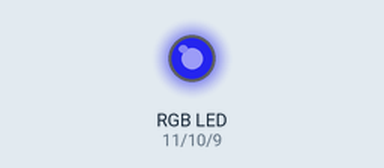
This sketch was run on a simulated Arduino Uno, built with avr-gcc and run on an emulated ATmega328P. Shown: an RGB LED mixed from three pins (HIGH = lit).

Above: at 0.1 s.
Timing chart, 0 to 1.6 s (numbered marks = the images above):
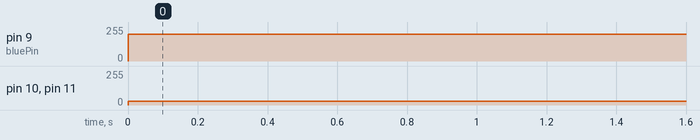

Measured:
- by itself, pin 9 (bluePin): 0/255 → 200/255 at 0.00 s
- by itself, pin 10 (greenPin), pin 11 (redPin): 0/255 → 30/255 at 0.00 s

The sketch:

rgb2.ino
```cpp
/*
  ------------------------------
 | weSTEM High School Conference |
 | Arduino RGB Workshop - Part 2 |
  ------------------------------

 This series demonstrates how to build a very simple RGB full color LED module
 circuit and how to program the module using the Arduino microcontroller.

 We can program the LED to display any color that we want, by controlling which of
 the 3 pins (red, green or blue) of the RGB LED allow current to power the LED. Any
 color can be created with a combination of red, green, and blue, and so we can
 showcase any color with the LED on the module board.

 In this part, we simply turn the red, green and blue lights on or off directly
 from the Arduino code using the digitalWrite() function.

 Circuit summary:
 * RGB LED common negative connection (cathode), with the longest leg - attached
   to ground
 * Three positive leads of the RGB LED (one red, one green and one blue) - connected
   to digital pins 11, 10, and 9, respectively, each through a 270 Ohm resistor.

Created by Beatrice Ionascu
April 25, 2016
*/

int redPin = 11;
int greenPin = 10;
int bluePin = 9;


void setup()
{
  pinMode(redPin, OUTPUT);
  pinMode(greenPin, OUTPUT);
  pinMode(bluePin, OUTPUT);
}

void loop()
{
  analogWrite(redPin, 30); // this is my comment!
  analogWrite(greenPin, 30);
  analogWrite(bluePin, 200);
}
```
